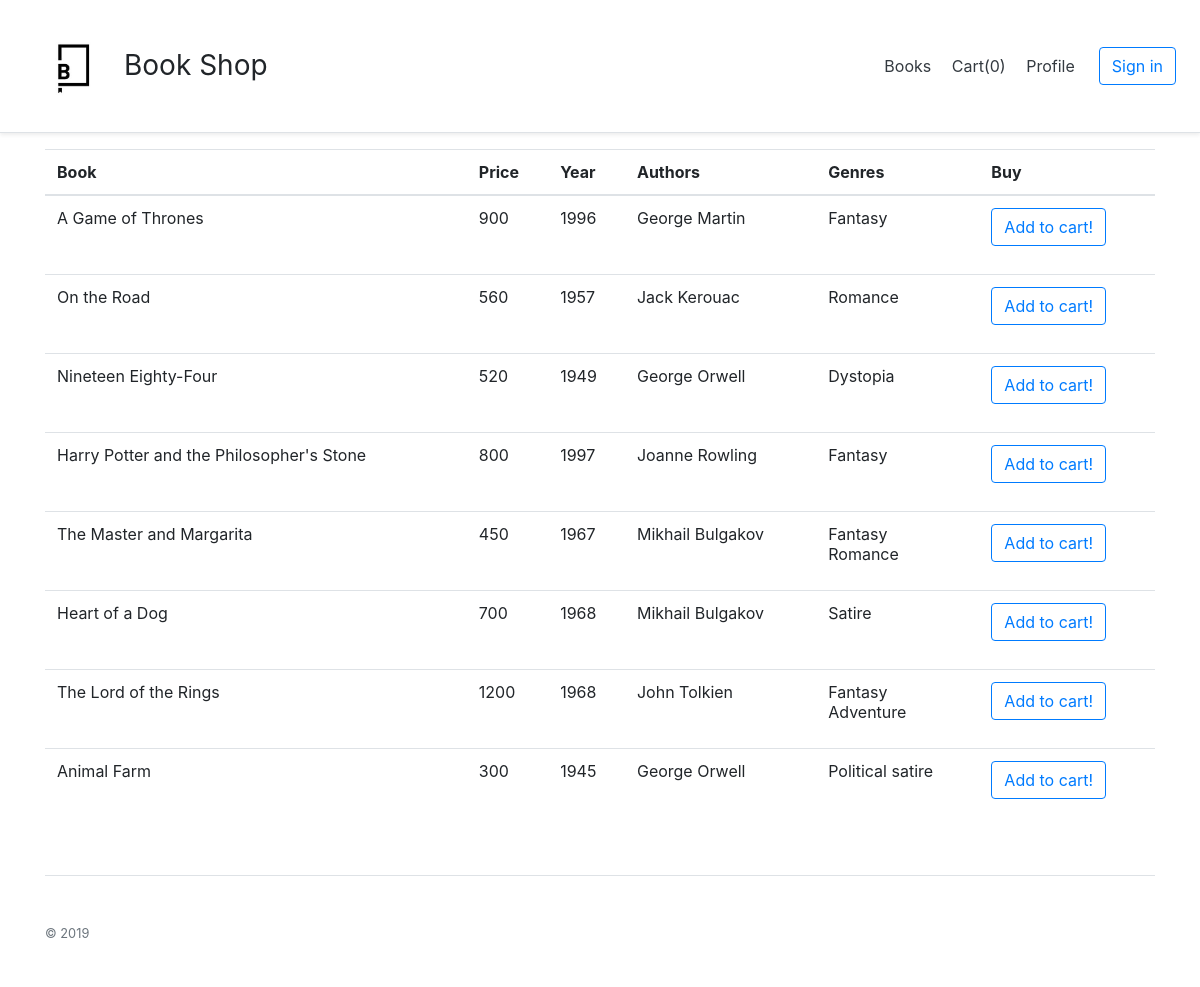
/index, run on the app's committed database.
### app/models.py (models this page shows)
class Book(db.Model):
    __tablename__ = "books"
    id = db.Column(db.Integer, primary_key=True)
    name = db.Column(db.String(100), index=True, unique=False)
    price = db.Column(db.Integer, index=True, unique=False)
    year = db.Column(db.Integer, index=True, unique=False)
    authors = db.relationship("Author", secondary=BookAuthor, back_populates="books")
    genres = db.relationship("Genre", secondary=BookGenre, back_populates="books")
    providerOrder = db.relationship("OrderToProvider", secondary=OrderPBooks, back_populates="books")
    customerOrder = db.relationship("OrderFromCustomer", secondary=OrderCBooks, back_populates="books")
    providerPrices = db.relationship("Provider", secondary=ProvPrice, back_populates="books")
    warehouse = db.relationship("Warehouse", uselist=False, back_populates="book")

class Author(db.Model):
    __tablename__ = "authors"
    id = db.Column(db.Integer, primary_key=True)
    name = db.Column(db.String(64), index=True, unique=False)
    surname = db.Column(db.String(64), index=True, unique=False)
    books = db.relationship("Book", secondary=BookAuthor, back_populates="authors")

class Genre(db.Model):
    __tablename__ = "genres"
    id = db.Column(db.Integer, primary_key=True)
    name = db.Column(db.String(64), index=True, unique=False)
    books = db.relationship("Book", secondary=BookGenre, back_populates="genres")

### app/routes.py (the view)
@app.route('/')
@app.route('/index')
def index():
    books = Book.query.all()
    length = len(books)
    session.modified = True
    if 'cart' in session:
        ses = len(session['cart'])
    else:
        ses = 0
    return render_template("index.html", title='Home Page', books=books, length=length, ses=ses)

### app/templates/index.html (shortened to what this page needs)
{% extends "base.html" %}
{% block content %}
{% if length != 0 %}
<table class="table">
  <thead>
    <tr>
      <th scope="col">Book</th>
      <th scope="col">Price</th>
      <th scope="col">Year</th>
      <th scope="col">Authors</th>
      <th scope="col">Genres</th>
      <th scope="col">Buy</th>
    </tr>
    </thead>
    <tbody>
      {% for book in books %}
      <tr>
        <td>{{ book.name }}</td>
        <td>{{ book.price}}</td>
        <td>{{ book.year }}</td>
        <td>
        {% for author in book.authors %}
          {{ author.name +' '+ author.surname }}
          <br>
        {% endfor %}
        </td>
        <td>
        {% for genre in book.genres %}
          {{ genre.name }}
          <br>
        {% endfor %}
        </td>
        <td>
          <form action="{{ url_for('add') }}" method="post">
            <input type="submit" class="btn btn-outline-primary" value="Add to cart!"/>
          </form>
        </td>
       </tr>
{% endfor %}
  </tbody>
</table>
{% endif %}
{% endblock %}

### app/templates/base.html (shortened to what this page needs)
<html>
    <head>
      <link rel="stylesheet" href="https://stackpath.bootstrapcdn.com/bootstrap/4.3.1/css/bootstrap.min.css">
    </head>
    <body data-gr-c-s-loaded="true">
      <div class="d-flex flex-column flex-md-row align-items-center p-3 px-md-4 mb-3 bg-white border-bottom shadow-sm">
        <img src="/static/image/logo.png" style='width:100px'>
        <h3 class="my-0 mr-md-auto font-weight-normal">Book Shop</h3>
        <nav class="my-2 my-md-0 mr-md-3">
          <a class="p-2 text-dark" href="{{ url_for('index') }}">Books</a>
          <a class="p-2 text-dark" href="{{ url_for('cart') }}">Cart({{ ses }})</a>
          <a class="p-2 text-dark" href="{{ url_for('profile') }}">Profile</a>
        </nav>
        <a class="btn btn-outline-primary" href="https://bootstrap-4.ru/docs/4.3.1/examples/pricing/#">Sign in</a>
      </div>
      <div class="container">
        {% block content %}{% endblock %}
      </div>
      <div class="container">
        <footer class="pt-4 my-md-5 pt-md-5 border-top">
          <div class="row">
            <div class="col-12 col-md">
              <small class="d-block mb-3 text-muted">© 2019</small>
            </div>
          </div>
        </footer>
      </div>
    </body>
</html>

### data on the page
Book: name "A Game of Thrones", price "900", year "1996"
Author: name+surname "George Martin"
Genre: name "Fantasy"
Book: name "On the Road", price "560", year "1957"
Author: name+surname "Jack Kerouac"
Genre: name "Romance"
Book: name "Nineteen Eighty-Four", price "520", year "1949"
Author: name+surname "George Orwell"
Genre: name "Dystopia"
Book: name "Harry Potter and the Philosopher's Stone", price "800", year "1997"
Author: name+surname "Joanne Rowling"
Book: name "The Master and Margarita", price "450", year "1967"
Author: name+surname "Mikhail Bulgakov"
Book: name "Heart of a Dog", price "700", year "1968"
Genre: name "Satire"
Book: name "The Lord of the Rings", price "1200", year "1968"
Author: name+surname "John Tolkien"
Genre: name "Adventure"
Book: name "Animal Farm", price "300", year "1945"
Genre: name "Political satire"

### other printed values
{{ ses }} "0"
